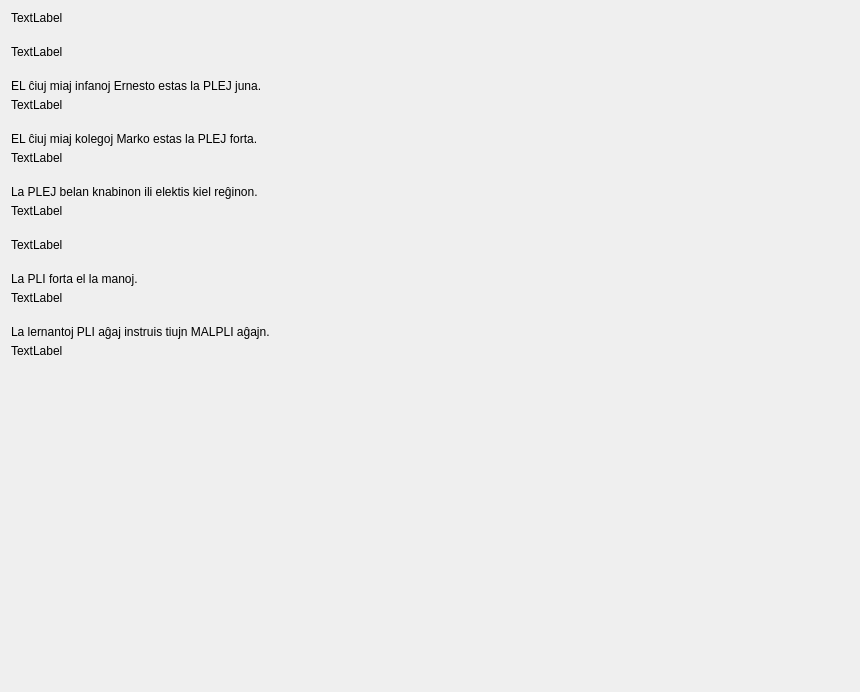
         <widget class="QWidget" name="scrollAreaWidgetContents_2">
          <property name="geometry">
           <rect>
            <x>0</x>
            <y>0</y>
            <width>860</width>
            <height>692</height>
           </rect>
          </property>
          <layout class="QVBoxLayout" name="verticalLayout_57">
           <property name="spacing">
            <number>20</number>
           </property>
           <item>
            <widget class="titolo" name="Lec08_Label148">
             <property name="sizePolicy">
              <sizepolicy hsizetype="Preferred" vsizetype="Maximum">
               <horstretch>0</horstretch>
               <verstretch>0</verstretch>
              </sizepolicy>
             </property>
             <property name="text">
              <string>TextLabel</string>
             </property>
            </widget>
           </item>
           <item>
            <layout class="QVBoxLayout" name="verticalLayout_56">
             <item>
              <widget class="QLabel" name="Lec08_Label149">
               <property name="text">
                <string>TextLabel</string>
               </property>
               <property name="wordWrap">
                <bool>true</bool>
               </property>
              </widget>
             </item>
             <item>
              <layout class="QVBoxLayout" name="verticalLayout_55">
               <property name="spacing">
                <number>5</number>
               </property>
               <item>
                <widget class="neklakebla_nova" name="Lec08_Button100">
                 <property name="text">
                  <string>EL ĉiuj miaj infanoj Ernesto estas la PLEJ juna.</string>
                 </property>
                 <property name="wordWrap">
                  <bool>true</bool>
                 </property>
                </widget>
               </item>
               <item>
                <widget class="QLabel" name="Lec08_Label143">
                 <property name="text">
                  <string>TextLabel</string>
                 </property>
                 <property name="wordWrap">
                  <bool>true</bool>
                 </property>
                 <property name="tipo" stdset="0">
                  <string>suba</string>
                 </property>
                </widget>
               </item>
              </layout>
             </item>
             <item>
              <layout class="QVBoxLayout" name="verticalLayout_54">
               <property name="spacing">
                <number>5</number>
               </property>
               <item>
                <widget class="neklakebla_nova" name="Lec08_Button101">
                 <property name="text">
                  <string>EL ĉiuj miaj kolegoj Marko estas la PLEJ forta.</string>
                 </property>
                 <property name="wordWrap">
                  <bool>true</bool>
                 </property>
                </widget>
               </item>
               <item>
                <widget class="QLabel" name="Lec08_Label144">
                 <property name="text">
                  <string>TextLabel</string>
                 </property>
                 <property name="wordWrap">
                  <bool>true</bool>
                 </property>
                 <property name="tipo" stdset="0">
                  <string>suba</string>
                 </property>
                </widget>
               </item>
              </layout>
             </item>
             <item>
              <layout class="QVBoxLayout" name="verticalLayout_3">
               <property name="spacing">
                <number>5</number>
               </property>
               <item>
                <widget class="neklakebla_nova" name="Lec08_Button102">
                 <property name="text">
                  <string>La PLEJ belan knabinon ili elektis kiel reĝinon.</string>
                 </property>
                 <property name="wordWrap">
                  <bool>true</bool>
                 </property>
                </widget>
               </item>
               <item>
                <widget class="QLabel" name="Lec08_Label145">
                 <property name="text">
                  <string>TextLabel</string>
                 </property>
                 <property name="wordWrap">
                  <bool>true</bool>
                 </property>
                 <property name="tipo" stdset="0">
                  <string>suba</string>
                 </property>
                </widget>
               </item>
              </layout>
             </item>
            </layout>
           </item>
           <item>
            <layout class="QVBoxLayout" name="verticalLayout_53">
             <item>
              <widget class="QLabel" name="Lec08_Label141">
               <property name="text">
                <string>TextLabel</string>
               </property>
               <property name="wordWrap">
                <bool>true</bool>
               </property>
              </widget>
             </item>
             <item>
              <layout class="QVBoxLayout" name="verticalLayout_5">
               <property name="spacing">
                <number>5</number>
               </property>
               <item>
                <widget class="neklakebla_nova" name="Lec08_Button103">
                 <property name="text">
                  <string>La PLI forta el la manoj.</string>
                 </property>
                 <property name="wordWrap">
                  <bool>true</bool>
                 </property>
                </widget>
               </item>
               <item>
                <widget class="QLabel" name="Lec08_Label146">
                 <property name="text">
                  <string>TextLabel</string>
                 </property>
                 <property name="wordWrap">
                  <bool>true</bool>
                 </property>
                 <property name="tipo" stdset="0">
                  <string>suba</string>
                 </property>
                </widget>
               </item>
              </layout>
             </item>
             <item>
              <layout class="QVBoxLayout" name="verticalLayout_4">
               <property name="spacing">
                <number>5</number>
               </property>
               <item>
                <widget class="neklakebla_nova" name="Lec08_Button104">
                 <property name="text">
                  <string>La lernantoj PLI aĝaj instruis tiujn MALPLI aĝajn.</string>
                 </property>
                 <property name="wordWrap">
                  <bool>true</bool>
                 </property>
                </widget>
               </item>
               <item>
                <widget class="QLabel" name="Lec08_Label147">
                 <property name="text">
                  <string>TextLabel</string>
                 </property>
                 <property name="wordWrap">
                  <bool>true</bool>
                 </property>
                 <property name="tipo" stdset="0">
                  <string>suba</string>
                 </property>
                </widget>
               </item>
              </layout>
             </item>
            </layout>
           </item>
           <item>
            <spacer name="verticalSpacer_2">
             <property name="orientation">
              <enum>Qt::Vertical</enum>
             </property>
             <property name="sizeHint" stdset="0">
              <size>
               <width>20</width>
               <height>40</height>
              </size>
             </property>
            </spacer>
           </item>
          </layout>
         </widget>
